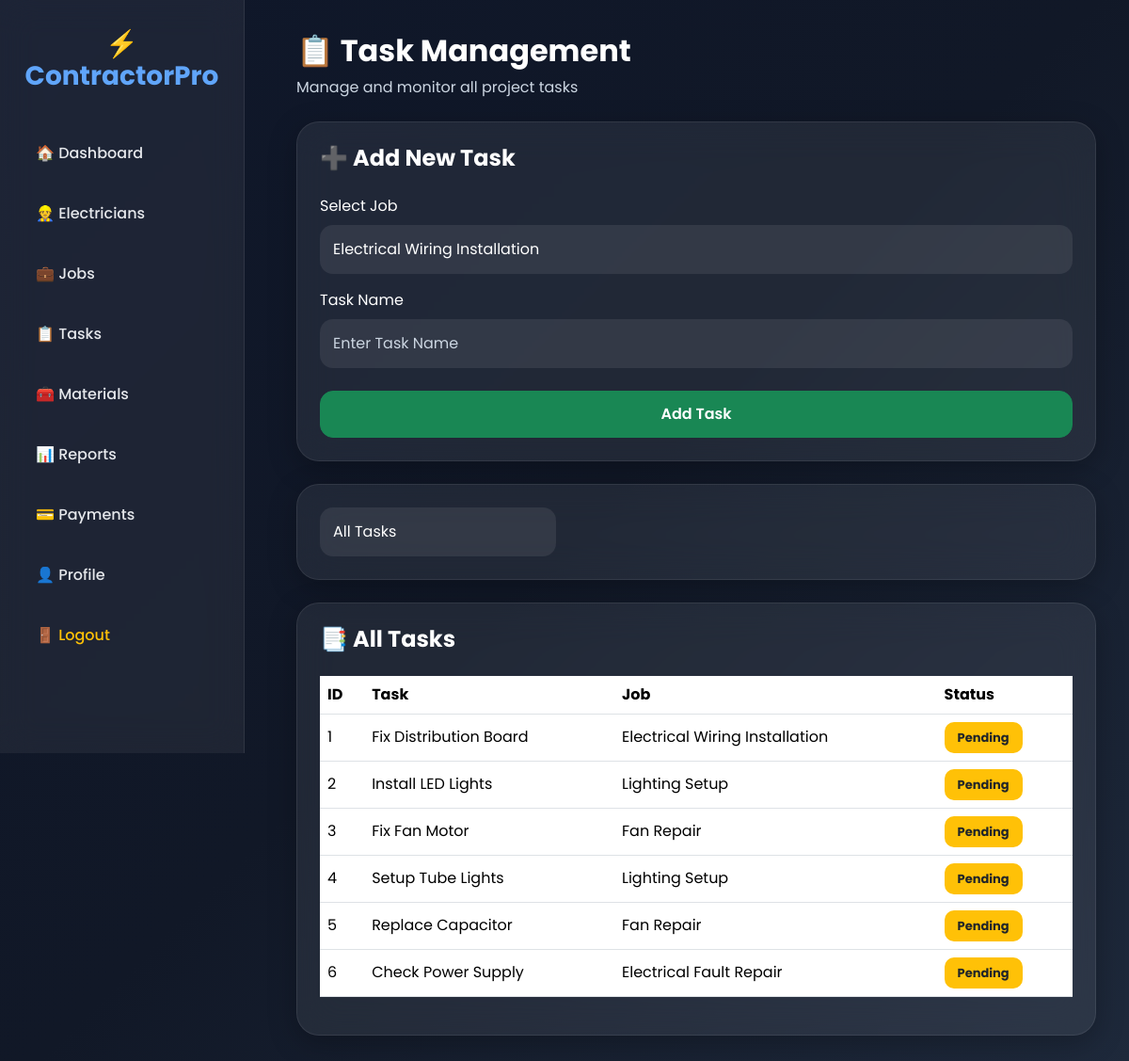
/tasks, run on an earlier commit of the app's database.
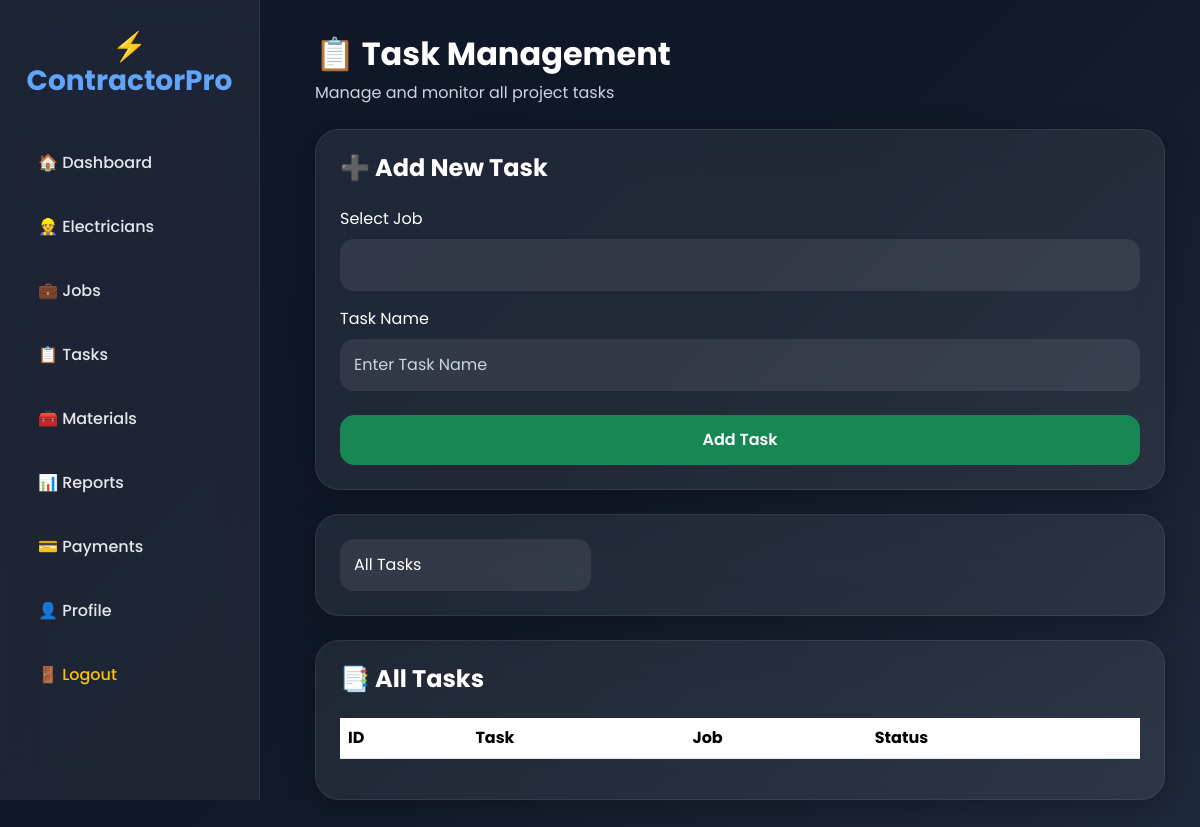
And on a later commit of the database.
### tables this page shows
CREATE TABLE tasks (
        id INTEGER PRIMARY KEY AUTOINCREMENT,
        job_id INTEGER,
        task_name TEXT,
        status TEXT
    );

CREATE TABLE jobs (
        id INTEGER PRIMARY KEY AUTOINCREMENT,
        title TEXT,
        description TEXT,
        electrician_id INTEGER,
        status TEXT
    );

### app.py (the view)
@app.route('/tasks')
def tasks():
    conn = sqlite3.connect('database.db')
    cursor = conn.cursor()
    cursor.execute("""
        SELECT
            tasks.id,
            tasks.task_name,
            tasks.status,
            jobs.title

        FROM tasks

        LEFT JOIN jobs
        ON tasks.job_id = jobs.id
    """)
    tasks = cursor.fetchall()
    cursor.execute("""
        SELECT id, title
        FROM jobs
    """)
    jobs = cursor.fetchall()
    conn.close()
    return render_template(
        'tasks.html',
        tasks=tasks,
        jobs=jobs
    )

### templates/tasks.html (shortened to what this page needs)
<!DOCTYPE html>
<html lang="en">
<head>
<link href="https://cdn.jsdelivr.net/npm/bootstrap@5.3.2/dist/css/bootstrap.min.css" rel="stylesheet">
<link rel="stylesheet" href="/static/css/style.css">
</head>
<body>
<div class="sidebar">
<h3>⚡ ContractorPro</h3>
<a href="/dashboard.html">🏠 Dashboard</a>
<a href="/electricians.html">👷 Electricians</a>
<a href="/jobs">💼 Jobs</a>
<a href="/tasks">📋 Tasks</a>
<a href="/materials">🧰 Materials</a>
<a href="/reports">📊 Reports</a>
<a href="/payments">💳 Payments</a>
<a href="/profile">👤 Profile</a>
<a href="/" class="text-warning">🚪 Logout</a>
</div>
<div class="main-content">
<div class="mb-4">
<h2 class="fw-bold">
📋 Task Management
</h2>
<p class="text-muted">
Manage and monitor all project tasks
</p>
</div>
<div class="card p-4 mb-4">
<h4 class="mb-4">
➕ Add New Task
</h4>
<form action="/add_task" method="POST">
<div class="mb-3">
<label class="form-label">
Select Job
</label>
<select
    name="job_id"
    class="form-select"
    required
>
{% for job in jobs %}
<option value="{{ job[0] }}">
{{ job[1] }}
</option>
{% endfor %}
</select>
</div>
<div class="mb-4">
<label class="form-label">
Task Name
</label>
<input
    type="text"
    name="task_name"
    class="form-control"
    placeholder="Enter Task Name"
    required
>
</div>
<button
    type="submit"
    class="btn btn-success w-100"
>
Add Task
</button>
</form>
</div>
<div class="card p-4 mb-4">
<div class="row">
<div class="col-md-4">
<select
    id="taskFilter"
    class="form-select"
>
<option value="">
All Tasks
</option>
</select>
</div>
</div>
</div>
<div class="card p-4">
<h4 class="mb-4">
📑 All Tasks
</h4>
<div class="table-responsive">
<table class="table align-middle">
<thead>
<tr>
<th>ID</th>
<th>Task</th>
<th>Job</th>
<th>Status</th>
</tr>
</thead>
<tbody>
{% for task in tasks %}
<tr>
<td>{{ task[0] }}</td>
<td>{{ task[1] }}</td>
<td>{{ task[3] }}</td>
<td>
{% if task[2] == "Completed" %}
<span class="badge bg-success">
Completed
</span>
{% else %}
<span class="badge bg-warning text-dark">
Pending
</span>
{% endif %}
</td>
</tr>
{% endfor %}
</tbody>
</table>
</div>
</div>
</div>
</body>
</html>

What changed in the data, as far as the page shows it:
removed tasks: id "1", task_name "Fix Distribution Board", title "Electrical Wiring Installation", status "Pending"
removed tasks: id "2", task_name "Install LED Lights", title "Lighting Setup", status "Pending"
removed tasks: id "3", task_name "Fix Fan Motor", title "Fan Repair", status "Pending"
removed tasks: id "4", task_name "Setup Tube Lights", title "Lighting Setup", status "Pending"
removed tasks: id "5", task_name "Replace Capacitor", title "Fan Repair", status "Pending"
removed tasks: id "6", task_name "Check Power Supply", title "Electrical Fault Repair", status "Pending"
Also different on the page:
form field job_id: "Electrical Wiring Installation" → (not shown)
